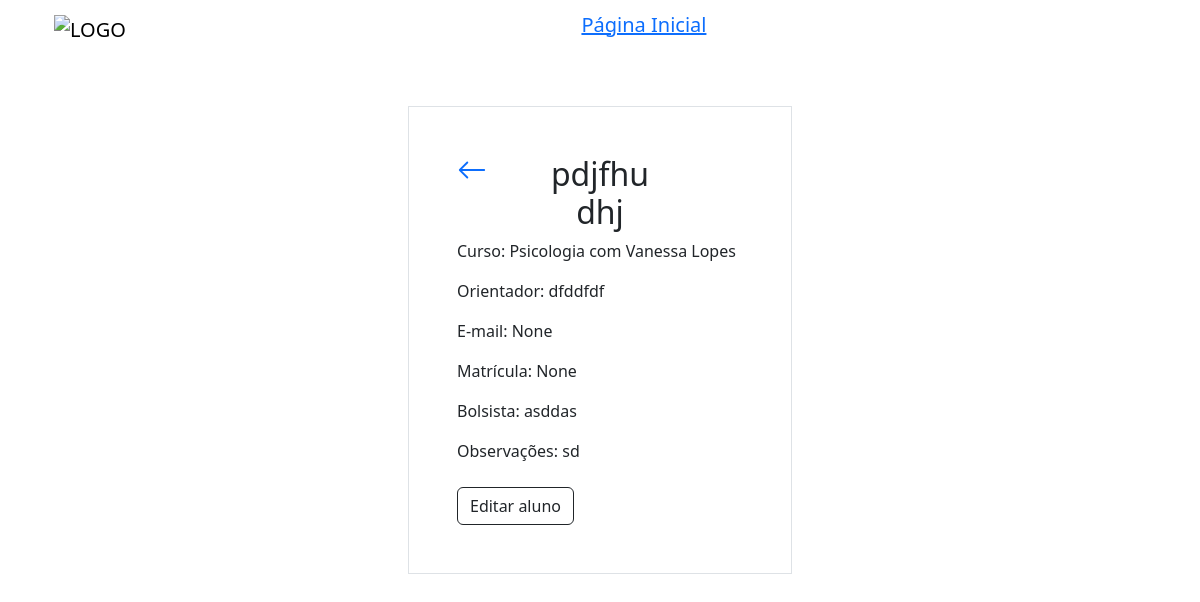
Before: /alunos/alunoInfo/3/ with the older database file.
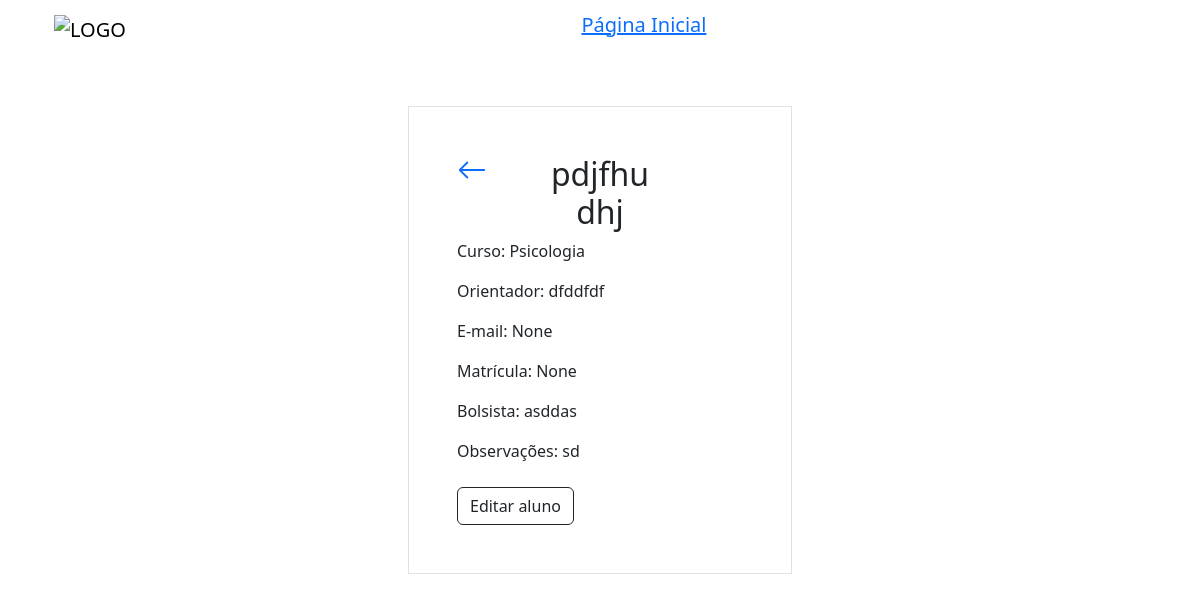
After: the same page with the newer database file.
### alunos/models.py (models this page shows)
class Aluno(models.Model):
    nome = models.CharField(max_length=255)
    sobrenome = models.CharField(max_length=255)
    curso = models.ForeignKey(Turma, on_delete=models.SET_NULL, null=True)
    orientador1 = models.CharField(max_length=255)
    orientador2 = models.CharField(max_length=255, null=True, blank=True)
    bolsista = models.CharField(max_length=255)
    obs = models.TextField()
    email = models.EmailField(max_length = 255, null=True)
    matricula = models.CharField(max_length=20, null=True)

### turmas/models.py (models this page shows, shortened)
class Turma(models.Model):
    nome = models.CharField(max_length=255)
    vagas = models.IntegerField(null=True)
    curso = models.CharField(max_length=255)
    data_de_inicio = models.DateField(null=True)
    data_de_criacao = models.DateField(default=timezone.now)

### alunos/views.py (the view)
# urls.py: path('alunos/alunoInfo/<int:id>/', views.alunoInfo, name='alunoInfo'),
def alunoInfo(request, id):
  alunoID = get_object_or_404(Aluno, id=id)
  template = loader.get_template('alunoInfo.html')
  context = {'alunoID': alunoID, }
  return HttpResponse(template.render(context, request))

### alunos/templates/alunoInfo.html (shortened to what this page needs)
{% extends "master.html" %}
{% block content %}
    {% include "header.html" %}
    <div class="row">
        <div class="col"></div>
        <div class="col">
            <div class="container p-5 my-5 border">
                <div class="row">
                    <div class="col">
                        <a href="/alunos">
                            <svg xmlns="http://www.w3.org/2000/svg" width="30" height="30" fill="currentColor" class="bi bi-arrow-left" viewBox="0 0 16 16">
                                <path fill-rule="evenodd" d="M15 8a.5.5 0 0 0-.5-.5H2.707l3.147-3.146a.5.5 0 1 0-.708-.708l-4 4a.5.5 0 0 0 0 .708l4 4a.5.5 0 0 0 .708-.708L2.707 8.5H14.5A.5.5 0 0 0 15 8"/>
                            </svg>
                        </a>
                    </div>
                    <div class="col-6">
                        <h2 class="text-center">
                            {{ alunoID.nome }} {{ alunoID.sobrenome }}
                        </h2>
                    </div>
                    <div class="col"></div>
                </div>
                <p>Curso: {{ alunoID.curso.curso }}</p>
                {% if alunoID.orientador2 != blank %}
                    <p>Orientadores: {{ alunoID.orientador1 }} e {{ alunoID.orientador2 }} </p>
                {% else %}
                    <p>Orientador: {{ alunoID.orientador1 }} </p>
                {% endif %}
                <p>E-mail: {{ alunoID.email }}</p>
                <p>Matrícula: {{ alunoID.matricula }}</p>
                <p>Bolsista: {{ alunoID.bolsista }}</p>
                <p>Observações: {{ alunoID.obs }}</p>
                <div class="container px-0 mt-4">
                    <a href="{% url 'editar_aluno' alunoID.id %}">
                        <button type="button" class="btn btn-outline-dark">
                            Editar aluno
                        </button>
                    </a>
                </div>
            </div>
        </div>
        <div class="col"></div>
    </div>
{% endblock %}

Changed rows visible on the page:
changed through a linked row, Aluno "pdjfhu": curso.curso "Psicologia com Vanessa Lopes" → "Psicologia"
